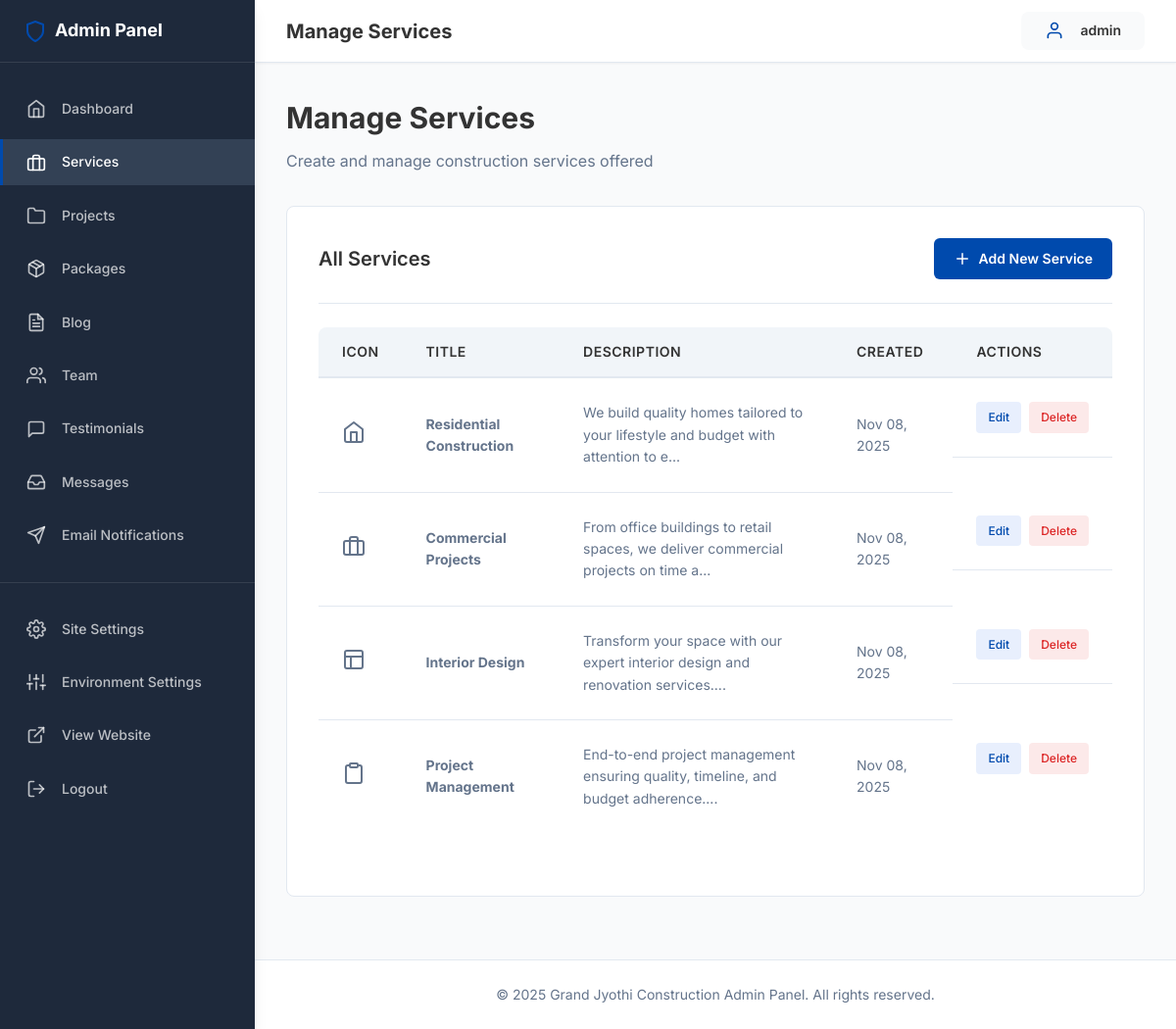
Screenshot of /admin/services.php (signed in) with the database file from the repository.
### tables this page shows
CREATE TABLE IF NOT EXISTS services (
    id INT AUTO_INCREMENT PRIMARY KEY,
    title VARCHAR(255) NOT NULL,
    description TEXT NOT NULL,
    icon VARCHAR(100) DEFAULT 'tool',
    created_at TIMESTAMP DEFAULT CURRENT_TIMESTAMP,
    INDEX idx_created (created_at)
);

### includes/db.php (called while the page is built, shortened)
<?php
function getDbConnection(): PDO
{
    static $pdo = null;
    if ($pdo === null) {
        $dsn = sprintf(
            'mysql:host=%s;dbname=%s;charset=%s',
            DB_HOST,
            DB_NAME,
            DB_CHARSET
        );
        $options = [
            PDO::ATTR_ERRMODE            => PDO::ERRMODE_EXCEPTION,
            PDO::ATTR_DEFAULT_FETCH_MODE => PDO::FETCH_ASSOC,
            PDO::ATTR_EMULATE_PREPARES   => false,
            PDO::ATTR_PERSISTENT         => false,
        ];
        try {
            $pdo = new PDO($dsn, DB_USER, DB_PASS, $options);
        } catch (PDOException $e) {
            error_log('Database Connection Error: ' . $e->getMessage());
            die('Database connection failed. Please try again later.');
        }
    }
    return $pdo;
}
function executeQuery(string $sql, array $params = []): PDOStatement
{
    $pdo = getDbConnection();
    $stmt = $pdo->prepare($sql);
    $stmt->execute($params);
    return $stmt;
}
function sanitizeOutput($data): string
{
    return htmlspecialchars((string)$data, ENT_QUOTES, 'UTF-8');
}

### admin/services.php (the view, shortened to what this page needs)
<?php
require_once __DIR__ . '/../includes/db.php';
$action = $_GET['action'] ?? 'list';
$services = [];
if ($action === 'list') {
    $services = executeQuery("SELECT * FROM services ORDER BY created_at DESC")->fetchAll();
}
require_once __DIR__ . '/includes/admin_header.php';
?>
<div class="content-header">
    <h1>Manage Services</h1>
    <p>Create and manage construction services offered</p>
</div>
<?php if ($action === 'list'): ?>
    <div class="card">
        <div class="card-header">
            <h2 class="card-title">All Services</h2>
            <a href="?action=add" class="btn btn-primary">
                <i data-feather="plus"></i> Add New Service
            </a>
        </div>
        <?php if (empty($services)): ?>
            <p>No services found. <a href="?action=add">Add your first service</a>!</p>
        <?php else: ?>
            <div class="table-container">
                <table class="admin-table">
                    <thead>
                        <tr>
                            <th>Icon</th>
                            <th>Title</th>
                            <th>Description</th>
                            <th>Created</th>
                            <th>Actions</th>
                        </tr>
                    </thead>
                    <tbody>
                        <?php foreach ($services as $svc): ?>
                            <tr>
                                <td><i data-feather="<?= sanitizeOutput($svc['icon']) ?>"></i></td>
                                <td><strong><?= sanitizeOutput($svc['title']) ?></strong></td>
                                <td><?= sanitizeOutput(substr($svc['description'], 0, 80)) ?>...</td>
                                <td><?= date('M d, Y', strtotime($svc['created_at'])) ?></td>
                                <td class="table-actions">
                                    <a href="?action=edit&id=<?= $svc['id'] ?>" class="btn-edit">Edit</a>
                                    <a href="?action=delete&id=<?= $svc['id'] ?>" class="btn-delete">Delete</a>
                                </td>
                            </tr>
                        <?php endforeach; ?>
                    </tbody>
                </table>
            </div>
        <?php endif; ?>
    </div>
<?php endif; ?>
<?php require_once __DIR__ . '/includes/admin_footer.php'; ?>

### assets/css/admin.css (style rules this page uses)
:root { --admin-primary: #004AAD; --admin-primary-hover: #003a8c; --admin-danger: #dc2626; --admin-danger-hover: #b91c1c; --admin-success: #16a34a; --admin-warning: #F7931E; --admin-text-dark: #333333; --admin-text-gray: #64748b; --admin-text-light: #94a3b8; --admin-bg-white: #ffffff; --admin-bg-light: #F9FAFB; --admin-bg-gray: #f1f5f9; --admin-border: #e2e8f0; --admin-sidebar-bg: #1e293b; --admin-sidebar-hover: #334155; --admin-topbar-height: 64px; --admin-sidebar-width: 260px; --admin-sidebar-collapsed: 70px; --shadow-sm: 0 1px 2px 0 rgba(0, 0, 0, 0.05); --shadow-md: 0 4px 6px -1px rgba(0, 0, 0, 0.1); --shadow-lg: 0 10px 15px -3px rgba(0, 0, 0, 0.1); --spacing-xs: 0.5rem; --spacing-sm: 1rem; --spacing-md: 1.5rem; --spacing-lg: 2rem; --spacing-xl: 3rem; --radius-sm: 4px; --radius-md: 6px; --radius-lg: 8px; --radius-xl: 12px; --font-base: 'Inter', -apple-system, BlinkMacSystemFont, 'Segoe UI', sans-serif; --font-size-xs: 0.75rem; --font-size-sm: 0.875rem; --font-size-base: 1rem; --font-size-lg: 1.125rem; --font-size-xl: 1.25rem; --font-size-2xl: 1.5rem; --font-size-3xl: 1.875rem; }
* { margin: 0; padding: 0; box-sizing: border-box; }
body { font-family: var(--font-base); font-size: var(--font-size-base); line-height: 1.6; color: var(--admin-text-dark); background-color: var(--admin-bg-light); -webkit-font-smoothing: antialiased; -moz-osx-font-smoothing: grayscale; }
.content-header { margin-bottom: var(--spacing-lg); }
.content-header h1 { font-size: var(--font-size-3xl); font-weight: 700; color: var(--admin-text-dark); margin-bottom: var(--spacing-xs); }
.content-header p { color: var(--admin-text-gray); font-size: var(--font-size-base); }
.card { background-color: var(--admin-bg-white); border: 1px solid var(--admin-border); border-radius: var(--radius-lg); padding: var(--spacing-lg); margin-bottom: var(--spacing-lg); }
.card-header { display: flex; justify-content: space-between; align-items: center; margin-bottom: var(--spacing-md); padding-bottom: var(--spacing-md); border-bottom: 1px solid var(--admin-border); }
.card-title { font-size: var(--font-size-xl); font-weight: 600; color: var(--admin-text-dark); }
.btn { display: inline-flex; align-items: center; gap: var(--spacing-xs); padding: 0.625rem 1.25rem; font-size: var(--font-size-sm); font-weight: 600; text-decoration: none; border-radius: var(--radius-md); border: none; cursor: pointer; transition: all 0.2s ease; text-align: center; }
.btn svg { width: 18px; height: 18px; }
.btn-primary { background-color: var(--admin-primary); color: white; }
.table-container { overflow-x: auto; margin-bottom: var(--spacing-lg); }
.admin-table { width: 100%; border-collapse: collapse; background-color: var(--admin-bg-white); border-radius: var(--radius-lg); overflow: hidden; }
.admin-table thead { background-color: var(--admin-bg-gray); }
.admin-table th { padding: 0.875rem var(--spacing-md); text-align: left; font-size: var(--font-size-sm); font-weight: 600; color: var(--admin-text-dark); text-transform: uppercase; letter-spacing: 0.5px; border-bottom: 2px solid var(--admin-border); }
.admin-table td { padding: var(--spacing-md); border-bottom: 1px solid var(--admin-border); font-size: var(--font-size-sm); color: var(--admin-text-gray); }
.admin-table tbody tr { transition: background-color 0.2s ease; }
.admin-table tbody tr:last-child td { border-bottom: none; }
.table-actions { display: flex; gap: var(--spacing-xs); white-space: nowrap; }
.table-actions a { padding: 0.375rem 0.75rem; font-size: var(--font-size-xs); border-radius: var(--radius-sm); text-decoration: none; font-weight: 500; transition: all 0.2s ease; }
.table-actions .btn-edit { background-color: rgba(37, 99, 235, 0.1); color: var(--admin-primary); }
.table-actions .btn-delete { background-color: rgba(220, 38, 38, 0.1); color: var(--admin-danger); }

### rows the page displays
services: title "Residential Construction", description "We build quality homes tailored to your lifestyle and budget with attention to e", created_at "Nov 08, 2025"
services: title "Commercial Projects", description "From office buildings to retail spaces, we deliver commercial projects on time a", created_at "Nov 08, 2025"
services: title "Interior Design", description "Transform your space with our expert interior design and renovation services.", created_at "Nov 08, 2025"
services: title "Project Management", description "End-to-end project management ensuring quality, timeline, and budget adherence.", created_at "Nov 08, 2025"

### other values shown
sanitizeOutput($page_title) "Manage Services"
sanitizeOutput($_SESSION['admin_username'] ?? 'Admin') "admin"
